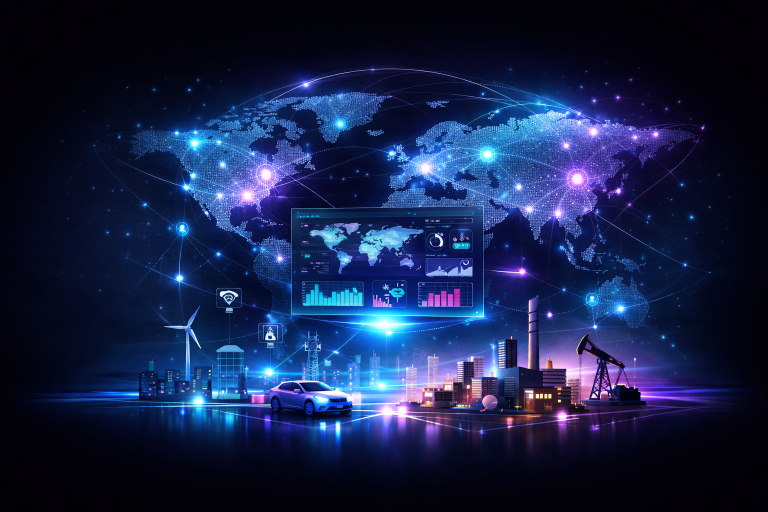
#> input picture public/hero.png, 1536 x 1024 px (shown at 1/2 size)
$ python extract_colors.py public/hero.png
#> lines starting #> are read from the running program, lines starting #| are printed output that depends on the picture
import sys
from PIL import Image
from sklearn.cluster import KMeans
import numpy as np

def get_dominant_colors(image_path, n_colors=5):
#> called with image_path = 'public/hero.png', n_colors = 5
    try:
        image = Image.open(image_path)
#> image is the input picture: PIL image 1536x1024 RGB; mean R, G, B 22.8, 34.4, 72.8
        image = image.convert('RGB')
        image = image.resize((150, 150)) # Resize for speed
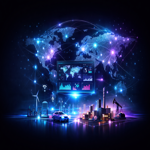
#> image: PIL image 150x150 RGB; mean R, G, B 22.8, 34.4, 72.8
        pixels = np.array(image).reshape(-1, 3)

        kmeans = KMeans(n_clusters=n_colors, random_state=42, n_init=10)
        kmeans.fit(pixels)

        colors = kmeans.cluster_centers_.astype(int)

        # Convert to hex
        hex_colors = ['#{:02x}{:02x}{:02x}'.format(c[0], c[1], c[2]) for c in colors]
        return hex_colors
    except Exception as e:
        print(f"Error: {e}")
        return []

if __name__ == "__main__":
    if len(sys.argv) > 1:
        image_path = sys.argv[1]
        colors = get_dominant_colors(image_path)
        print("Dominant Colors:", colors)
    else:
        print("Usage: python extract_colors.py <image_path>")
